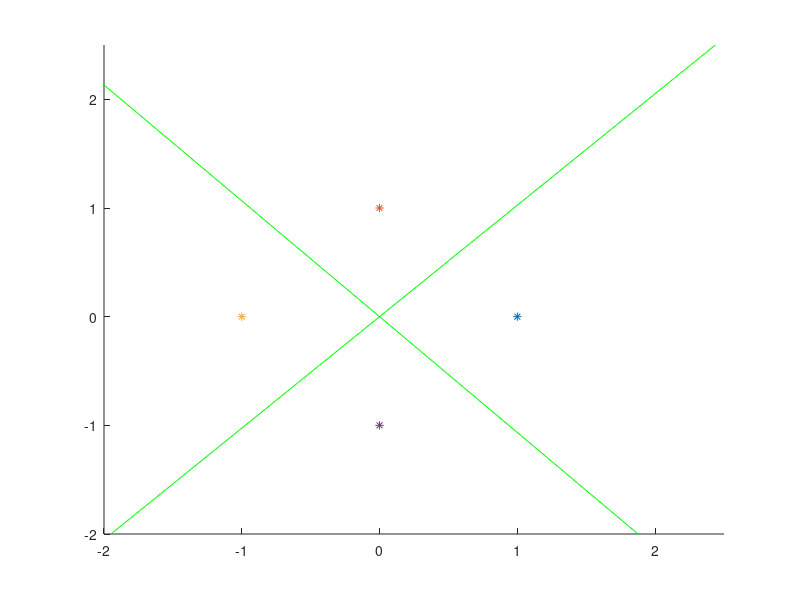

Write the MATLAB code that produced this figure.
clear
clc
w=0.2*rand(2,2);
b=rand(1,2);
gamma=0.8;
x=[0 1;1 0;0 -1;-1 0;0 2; 2 0;0 -2 ;-2 0];
d=[-1 -1;-1 1;1 1;1 -1;-1 -1;-1 1;1 1;1 -1];
figure(1)
hold on
plot(x(1,2),x(1,1),'*')
plot(x(2,2),x(2,1),'*')
plot(x(3,2),x(3,1),'*')
plot(x(4,2),x(4,1),'*')
axis([-2 2.5 -2 2.5]) 
x1=linspace(-2,2.5,30);
x2=-w(1,1)/w(1,2)*x1-b(1,1)/w(1,2);
plot(x2,x1,'r')
x3=-w(2,1)/w(2,2)*x1-b(1,2)/w(2,2);
plot(x3,x1,'r')
for j=1:1000
for k=1:length(x)
p=x(k,:);
wb=b*0.2;
s=w*p'+wb';
y=sign(s);
if y~=d(k,:)'
de_w11=gamma*p(1)*d(k,1);
de_w12=gamma*p(1)*d(k,2);
de_w21=gamma*p(2)*d(k,1);
de_w22=gamma*p(2)*d(k,2);
de_b1=gamma*d(k,1);
de_b2=gamma*d(k,2);
w=w+[de_w11 de_w12;de_w21 de_w22];
b=b+[de_b1,de_b2];
end
end
if (j/10)==round(j/10)
e=0;
for kk=1:length(x)
p=x(kk,:);
s=w*p'+b';
y=sign(s);
e=e+(d(kk,:)-y').^2;
end
if e==0
break
end
end
end
for kkk=1:length(x)
p=x(kkk,:);
b=0.2*b;
s=w*p'+wb';
y=sign(s);
d(kkk);
end
yy1=-w(1,1)/w(1,2)*x1-b(1,1)/w(1,2);
yy2=-w(2,1)/w(2,2)*x1-b(1,2)/w(2,2);
plot(yy1,x1,'g')
plot(yy2,x1,'g')
